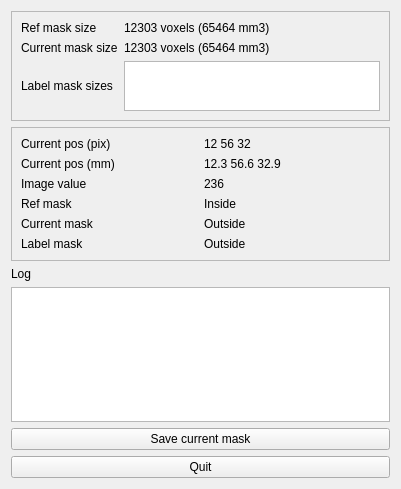
<?xml version="1.0" encoding="UTF-8"?>
<ui version="4.0">
 <class>vvToolSegmentation</class>
 <widget class="QWidget" name="vvToolSegmentation">
  <property name="geometry">
   <rect>
    <x>0</x>
    <y>0</y>
    <width>401</width>
    <height>489</height>
   </rect>
  </property>
  <property name="windowTitle">
   <string>Binarize image</string>
  </property>
  <layout class="QVBoxLayout" name="verticalLayout">
   <item>
    <widget class="QFrame" name="frame">
     <property name="frameShape">
      <enum>QFrame::StyledPanel</enum>
     </property>
     <property name="frameShadow">
      <enum>QFrame::Raised</enum>
     </property>
     <layout class="QGridLayout" name="gridLayout_2">
      <item row="0" column="0">
       <widget class="QLabel" name="label_2">
        <property name="text">
         <string>Ref mask size</string>
        </property>
       </widget>
      </item>
      <item row="0" column="1">
       <widget class="QLabel" name="mRefMaskSizeLabel">
        <property name="text">
         <string>12303 voxels (65464 mm3)</string>
        </property>
       </widget>
      </item>
      <item row="1" column="0">
       <widget class="QLabel" name="label_3">
        <property name="text">
         <string>Current mask size</string>
        </property>
       </widget>
      </item>
      <item row="1" column="1">
       <widget class="QLabel" name="mCurrentMaskSizeLabel">
        <property name="text">
         <string>12303 voxels (65464 mm3)</string>
        </property>
       </widget>
      </item>
      <item row="2" column="0">
       <widget class="QLabel" name="label_4">
        <property name="text">
         <string>Label mask sizes</string>
        </property>
       </widget>
      </item>
      <item row="2" column="1">
       <widget class="QTextEdit" name="textEdit">
        <property name="maximumSize">
         <size>
          <width>16777215</width>
          <height>50</height>
         </size>
        </property>
       </widget>
      </item>
     </layout>
    </widget>
   </item>
   <item>
    <widget class="QFrame" name="frame_2">
     <property name="frameShape">
      <enum>QFrame::StyledPanel</enum>
     </property>
     <property name="frameShadow">
      <enum>QFrame::Raised</enum>
     </property>
     <layout class="QGridLayout" name="gridLayout">
      <item row="0" column="1">
       <widget class="QLabel" name="label_10">
        <property name="text">
         <string>12 56 32</string>
        </property>
       </widget>
      </item>
      <item row="1" column="0">
       <widget class="QLabel" name="label_12">
        <property name="text">
         <string>Current pos (mm)</string>
        </property>
       </widget>
      </item>
      <item row="1" column="1">
       <widget class="QLabel" name="label_11">
        <property name="text">
         <string>12.3 56.6 32.9</string>
        </property>
       </widget>
      </item>
      <item row="2" column="0">
       <widget class="QLabel" name="label_14">
        <property name="text">
         <string>Image value</string>
        </property>
       </widget>
      </item>
      <item row="2" column="1">
       <widget class="QLabel" name="label_13">
        <property name="text">
         <string>236</string>
        </property>
       </widget>
      </item>
      <item row="3" column="0">
       <widget class="QLabel" name="label_15">
        <property name="text">
         <string>Ref mask</string>
        </property>
       </widget>
      </item>
      <item row="3" column="1">
       <widget class="QLabel" name="label_16">
        <property name="text">
         <string>Inside</string>
        </property>
       </widget>
      </item>
      <item row="4" column="0">
       <widget class="QLabel" name="label_18">
        <property name="text">
         <string>Current mask</string>
        </property>
       </widget>
      </item>
      <item row="4" column="1">
       <widget class="QLabel" name="label_17">
        <property name="text">
         <string>Outside</string>
        </property>
       </widget>
      </item>
      <item row="5" column="0">
       <widget class="QLabel" name="label_19">
        <property name="text">
         <string>Label mask</string>
        </property>
       </widget>
      </item>
      <item row="5" column="1">
       <widget class="QLabel" name="label_20">
        <property name="text">
         <string>Outside</string>
        </property>
       </widget>
      </item>
      <item row="0" column="0">
       <widget class="QLabel" name="label_9">
        <property name="text">
         <string>Current pos (pix)</string>
        </property>
       </widget>
      </item>
     </layout>
    </widget>
   </item>
   <item>
    <widget class="QLabel" name="label">
     <property name="text">
      <string>Log</string>
     </property>
    </widget>
   </item>
   <item>
    <widget class="QTextEdit" name="mLogText">
     <property name="readOnly">
      <bool>true</bool>
     </property>
    </widget>
   </item>
   <item>
    <widget class="QPushButton" name="pushButton_2">
     <property name="text">
      <string>Save current mask</string>
     </property>
    </widget>
   </item>
   <item>
    <widget class="QPushButton" name="pushButton">
     <property name="text">
      <string>Quit</string>
     </property>
    </widget>
   </item>
  </layout>
 </widget>
 <resources/>
 <connections/>
</ui>
